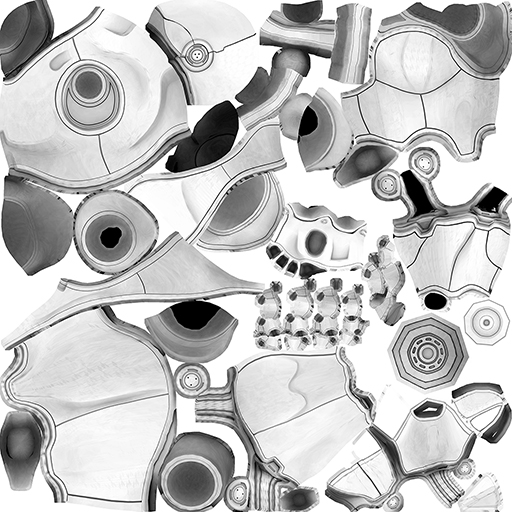
#> input picture Motionbuilder/SK_Mannequin_Edit_Template.fbm/UE4_Mannequin_occlusion.jpg, 512 x 512 px
$ python burn_texture.py ../../Motionbuilder/SK_Mannequin_Edit_Template.fbm/UE4_Mannequin_occlusion.jpg ../../Motionbuilder/SK_Mannequin_Edit_Template.fbm/UE4_Mannequin_occlusion.jpg 5
#> lines starting #> are read from the running program, lines starting #| are printed output that depends on the picture
"""Make a burnt-out wreck diffuse from a tank diffuse, in the style of IS_I_85_Destroyed: rust, soot and flaked paint
over a darkened copy whose panel detail still shows through.

Usage: python burn_texture.py <diffuse in> <diffuse out> [seed]
"""
import sys
import numpy as np
from PIL import Image


def value_noise(size, cells, rng):
    """Smooth noise in 0..1: a random grid upsampled bicubically."""
    grid = rng.random((cells, cells)).astype(np.float32)
    img = Image.fromarray((grid * 255).astype(np.uint8)).resize((size, size), Image.BICUBIC)
    return np.asarray(img).astype(np.float32) / 255.0


def fractal(size, rng, octaves=((4, 0.5), (12, 0.3), (40, 0.15), (120, 0.05))):
    out = np.zeros((size, size), np.float32)
    for cells, weight in octaves:
        out += value_noise(size, cells, rng) * weight
    return out / sum(w for _, w in octaves)


def smoothstep(lo, hi, x):
    t = np.clip((x - lo) / (hi - lo), 0.0, 1.0)
    return t * t * (3 - 2 * t)


def burn(src_path, dst_path, seed=7):
#> called with seed = 5
    src = Image.open(src_path).convert('RGB')
#> src is the input picture: PIL image 512x512 RGB; min 0, max 255, mean 193.9
    size = max(src.size)
#> size = 512
    base = np.asarray(src.resize((size, size), Image.LANCZOS)).astype(np.float32) / 255.0
    rng = np.random.default_rng(seed)

    grey = base.mean(axis=2, keepdims=True)
    # Burnt paint: mostly desaturated and darker, panel lines and rivets stay readable.
    darkened = (grey * 0.65 + base * 0.35) * 0.55

    rust_color = np.array([0.36, 0.20, 0.11], np.float32)
    rust_dark = np.array([0.16, 0.09, 0.06], np.float32)
    soot_color = np.array([0.04, 0.035, 0.03], np.float32)
    flake_color = np.array([0.55, 0.49, 0.40], np.float32)
    blue_heat = np.array([0.16, 0.17, 0.22], np.float32)

    rust_mask = smoothstep(0.35, 0.65, fractal(size, rng))[..., None]
    rust_var = fractal(size, rng)[..., None]
    rust = rust_dark + (rust_color - rust_dark) * rust_var
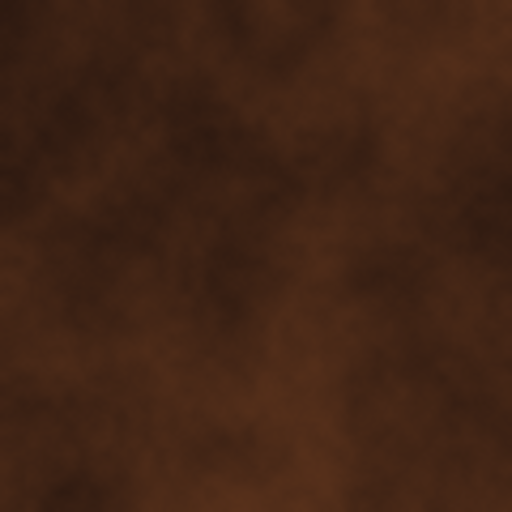
#> rust: shape (512, 512, 3) float32; mean of channels 0, 1, 2 0.257, 0.144, 0.0843; drawn as R, G, B
    out = darkened * (1 - rust_mask * 0.8) + rust * rust_mask * 0.8 + darkened * rust_mask * 0.2
#> out: shape (512, 512, 3) float32

    heat_mask = smoothstep(0.55, 0.75, fractal(size, rng))[..., None] * 0.5
    out = out * (1 - heat_mask) + blue_heat * heat_mask
#> out: shape (512, 512, 3) float32

    soot_mask = smoothstep(0.5, 0.8, fractal(size, rng))[..., None] * 0.85
#> call 4 of fractal, with size = 512
#> after the loop in fractal (call 4), `for cells, weight in octaves:`:
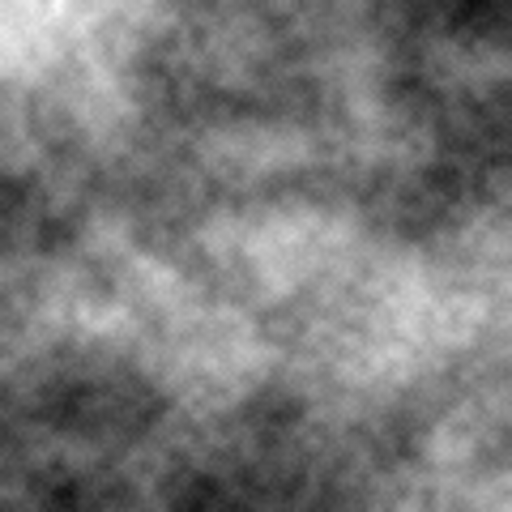
#> out: shape (512, 512) float32; min 0.0586, max 0.983, mean 0.478
    out = out * (1 - soot_mask) + soot_color * soot_mask
#> out: shape (512, 512, 3) float32

    # Flaked paint: hard-edged light patches like the IS-1 wreck, with a little of the panel detail inside.
    flake_noise = fractal(size, rng, ((10, 0.35), (40, 0.35), (160, 0.3)))
#> after the loop in fractal (call 5), `for cells, weight in octaves:`:
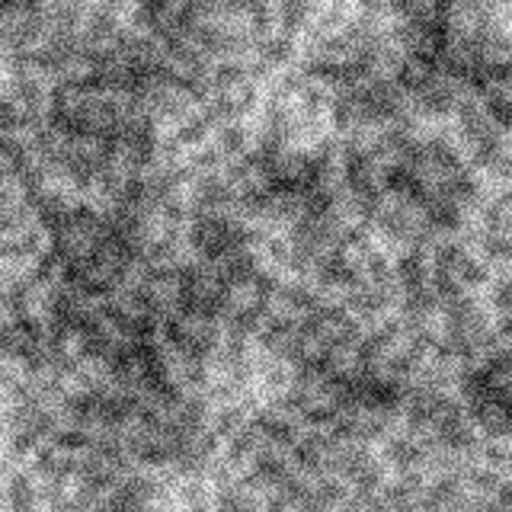
#> out: shape (512, 512) float32; min 0.0202, max 0.971, mean 0.503
    flake_mask = smoothstep(0.66, 0.685, flake_noise)[..., None] * 0.85
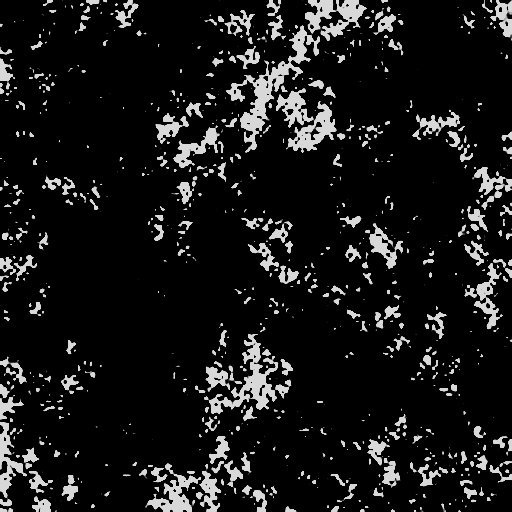
#> flake_mask: shape (512, 512, 1) float32; min 0, max 0.85, mean 0.0953
    flake = flake_color * (0.75 + 0.5 * grey)
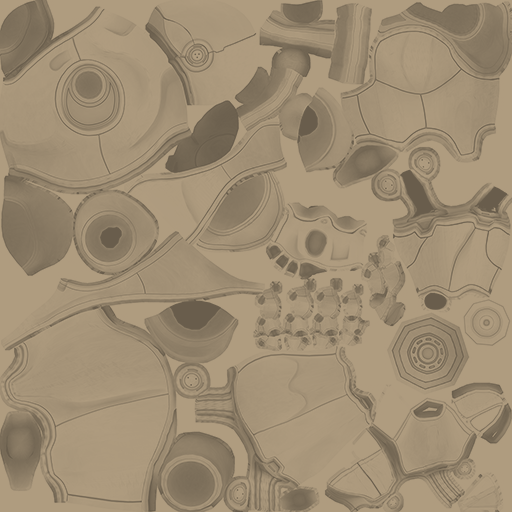
#> flake: shape (512, 512, 3) float32; mean R, G, B 0.622, 0.553, 0.452
    out = out * (1 - flake_mask) + flake * flake_mask
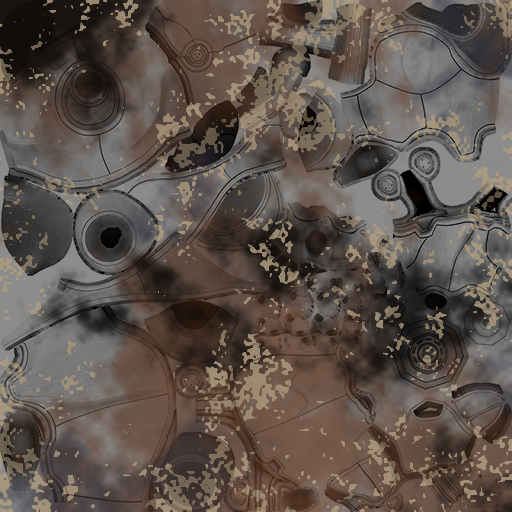
#> out: shape (512, 512, 3) float32; mean R, G, B 0.368, 0.326, 0.299

    grain = (fractal(size, rng, ((256, 1.0),)) - 0.5)[..., None] * 0.06
#> the loop in fractal (call 6), `for cells, weight in octaves:` made 1 pass
#> pass 1, in value_noise (call 20), `img = Image.fromarray((grid * 255).astype(np.uint8)).resize((size, siz..`:
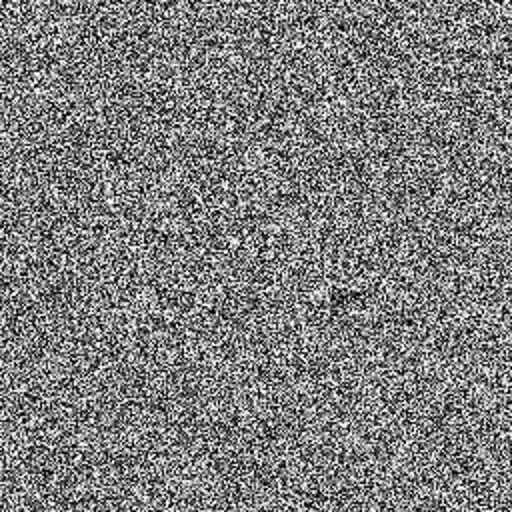
#> img: PIL image 512x512 L; min 0, max 255, mean 126.7
    out = np.clip(out + grain, 0, 1)
    Image.fromarray((out * 255).astype(np.uint8)).save(dst_path)
    print('burnt', dst_path, size)
#| burnt ../../Motionbuilder/SK_Mannequin_Edit_Template.fbm/UE4_Mannequin_occlusion.jpg 512


if __name__ == '__main__':
    burn(sys.argv[1], sys.argv[2], int(sys.argv[3]) if len(sys.argv) > 3 else 7)
